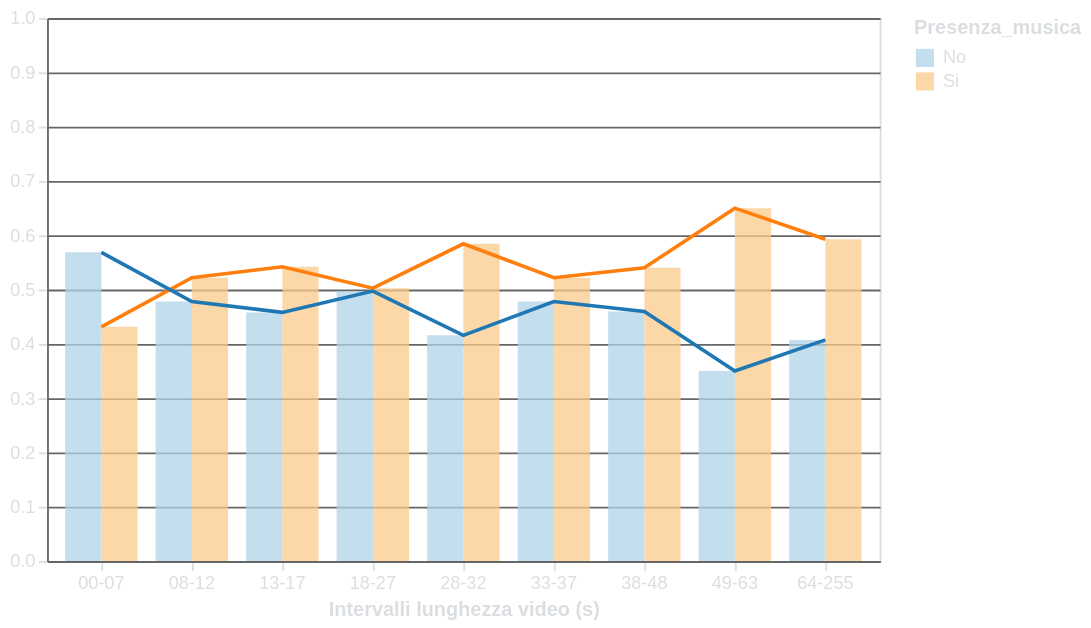

Source (Vega-Lite JSON):
### Vega-Lite specification from a JSON file in a GitHub repository (floating-point values rounded to 4 significant figures)
{"$schema": "https://vega.github.io/schema/vega-lite/v5.17.0.json", "config": {"axis": {"labelAngle": 0, "domainColor": "#666666", "gridColor": "#666666", "labelColor": "#DBDEE1", "tickColor": "#DBDEE1", "titleColor": "#DBDEE1"}, "background": "transparent", "legend": {"labelColor": "#DBDEE1", "titleColor": "#DBDEE1"}, "title": {"color": "#DBDEE1", "fontSize": 16}}, "datasets": {"data-9f260ba2ba9ca59601691fbf62751cdd": [{"Durata Intervallo": "00-07", "Percentuale": 0.4314, "Presenza_musica": "Si"}, {"Durata Intervallo": "08-12", "Percentuale": 0.522, "Presenza_musica": "Si"}, {"Durata Intervallo": "13-17", "Percentuale": 0.542, "Presenza_musica": "Si"}, {"Durata Intervallo": "18-27", "Percentuale": 0.5027, "Presenza_musica": "Si"}, {"Durata Intervallo": "28-32", "Percentuale": 0.5843, "Presenza_musica": "Si"}, {"Durata Intervallo": "33-37", "Percentuale": 0.5219, "Presenza_musica": "Si"}, {"Durata Intervallo": "38-48", "Percentuale": 0.5404, "Presenza_musica": "Si"}, {"Durata Intervallo": "49-63", "Percentuale": 0.65, "Presenza_musica": "Si"}, {"Durata Intervallo": "64-255", "Percentuale": 0.5926, "Presenza_musica": "Si"}], "data-a01dfcbaaa81fbad60566a96d79c62e9": [{"Durata Intervallo": "00-07", "Percentuale": 0.5686, "Presenza_musica": "No"}, {"Durata Intervallo": "08-12", "Percentuale": 0.478, "Presenza_musica": "No"}, {"Durata Intervallo": "13-17", "Percentuale": 0.458, "Presenza_musica": "No"}, {"Durata Intervallo": "18-27", "Percentuale": 0.4973, "Presenza_musica": "No"}, {"Durata Intervallo": "28-32", "Percentuale": 0.4157, "Presenza_musica": "No"}, {"Durata Intervallo": "33-37", "Percentuale": 0.4781, "Presenza_musica": "No"}, {"Durata Intervallo": "38-48", "Percentuale": 0.4596, "Presenza_musica": "No"}, {"Durata Intervallo": "49-63", "Percentuale": 0.35, "Presenza_musica": "No"}, {"Durata Intervallo": "64-255", "Percentuale": 0.4074, "Presenza_musica": "No"}], "data-acf282d54d1ed83acbfc459a1733247d": [{"Durata Intervallo": "00-07", "Percentuale": 0.5686, "Presenza_musica": "No"}, {"Durata Intervallo": "08-12", "Percentuale": 0.478, "Presenza_musica": "No"}, {"Durata Intervallo": "13-17", "Percentuale": 0.458, "Presenza_musica": "No"}, {"Durata Intervallo": "18-27", "Percentuale": 0.4973, "Presenza_musica": "No"}, {"Durata Intervallo": "28-32", "Percentuale": 0.4157, "Presenza_musica": "No"}, {"Durata Intervallo": "33-37", "Percentuale": 0.4781, "Presenza_musica": "No"}, {"Durata Intervallo": "38-48", "Percentuale": 0.4596, "Presenza_musica": "No"}, {"Durata Intervallo": "49-63", "Percentuale": 0.35, "Presenza_musica": "No"}, {"Durata Intervallo": "64-255", "Percentuale": 0.4074, "Presenza_musica": "No"}, {"Durata Intervallo": "00-07", "Percentuale": 0.4314, "Presenza_musica": "Si"}, {"Durata Intervallo": "08-12", "Percentuale": 0.522, "Presenza_musica": "Si"}, {"Durata Intervallo": "13-17", "Percentuale": 0.542, "Presenza_musica": "Si"}, {"Durata Intervallo": "18-27", "Percentuale": 0.5027, "Presenza_musica": "Si"}, {"Durata Intervallo": "28-32", "Percentuale": 0.5843, "Presenza_musica": "Si"}, {"Durata Intervallo": "33-37", "Percentuale": 0.5219, "Presenza_musica": "Si"}, {"Durata Intervallo": "38-48", "Percentuale": 0.5404, "Presenza_musica": "Si"}, {"Durata Intervallo": "49-63", "Percentuale": 0.65, "Presenza_musica": "Si"}, {"Durata Intervallo": "64-255", "Percentuale": 0.5926, "Presenza_musica": "Si"}]}, "height": "container", "layer": [{"data": {"name": "data-acf282d54d1ed83acbfc459a1733247d"}, "encoding": {"color": {"field": "Presenza_musica", "scale": {"scheme": "blueorange"}, "type": "nominal"}, "tooltip": [{"field": "Durata Intervallo", "type": "nominal"}, {"field": "Presenza_musica", "type": "nominal"}, {"field": "Percentuale", "format": ".2f", "type": "quantitative"}], "x": {"axis": {"labelAngle": 0}, "field": "Durata Intervallo", "title": "Intervalli lunghezza video (s)", "type": "nominal"}, "xOffset": {"field": "Presenza_musica", "type": "nominal"}, "y": {"field": "Percentuale", "scale": {"domain": [0, 1]}, "title": "", "type": "quantitative"}}, "mark": {"opacity": 0.75, "type": "bar"}, "title": ""}, {"data": {"name": "data-9f260ba2ba9ca59601691fbf62751cdd"}, "encoding": {"x": {"field": "Durata Intervallo", "type": "nominal"}, "y": {"field": "Percentuale", "type": "quantitative"}}, "mark": {"color": "#ff7f0e", "type": "line"}}, {"data": {"name": "data-a01dfcbaaa81fbad60566a96d79c62e9"}, "encoding": {"x": {"field": "Durata Intervallo", "type": "nominal"}, "y": {"field": "Percentuale", "type": "quantitative"}}, "mark": {"color": "#1f77b4", "type": "line"}}], "resolve": {"scale": {"y": "shared"}}, "width": "container"}
